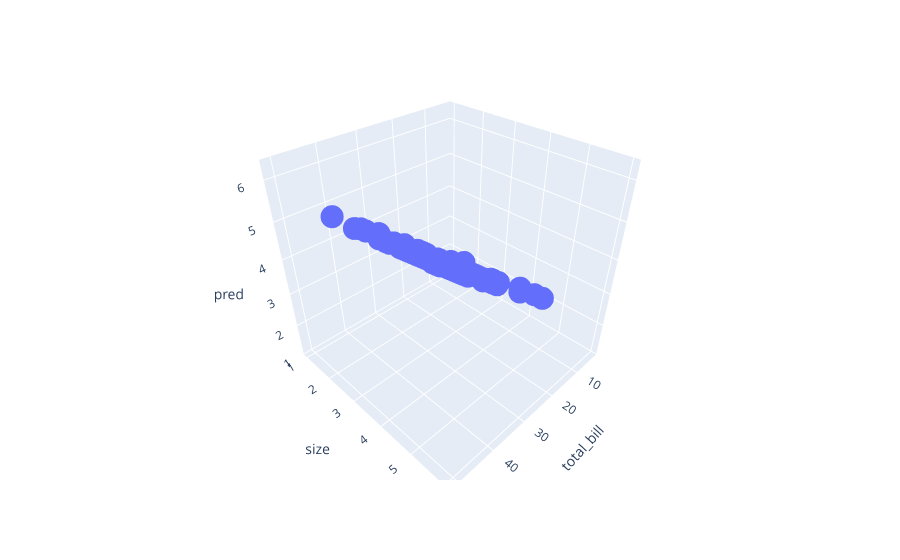

The code cell stored with this chart in its notebook:
### Markdown cell above
Now that we have fit the model for the tip data, we now want to visualize this linear regression fit that we did for our features and show the outcome and the fitted surface in a 3 dimensional environment.

### Code cell
plot = px.scatter_3d(tip_data, x='total_bill', y='size', z="pred")
plot.show()

### Figure 1 — Plotly figure (JSON) as saved in the notebook; plotly's stock layout.template omitted (floating-point values rounded to 4 significant figures; data arrays with more than 128 entries replaced by an {"elided": "..."} marker saying what was removed)
{"data": [{"hovertemplate": "total_bill=%{x}<br>size=%{y}<br>pred=%{z}<extra></extra>", "legendgroup": "", "marker": {"color": "#636efa", "symbol": "circle"}, "mode": "markers", "name": "", "scene": "scene", "showlegend": false, "x": {"elided": "244 float values"}, "y": {"elided": "244 int values"}, "z": {"elided": "244 float values"}, "type": "scatter3d"}], "layout": {"scene": {"domain": {"x": [0, 1], "y": [0, 1]}, "xaxis": {"title": {"text": "total_bill"}}, "yaxis": {"title": {"text": "size"}}, "zaxis": {"title": {"text": "pred"}}}, "legend": {"tracegroupgap": 0}, "margin": {"t": 60}}}
